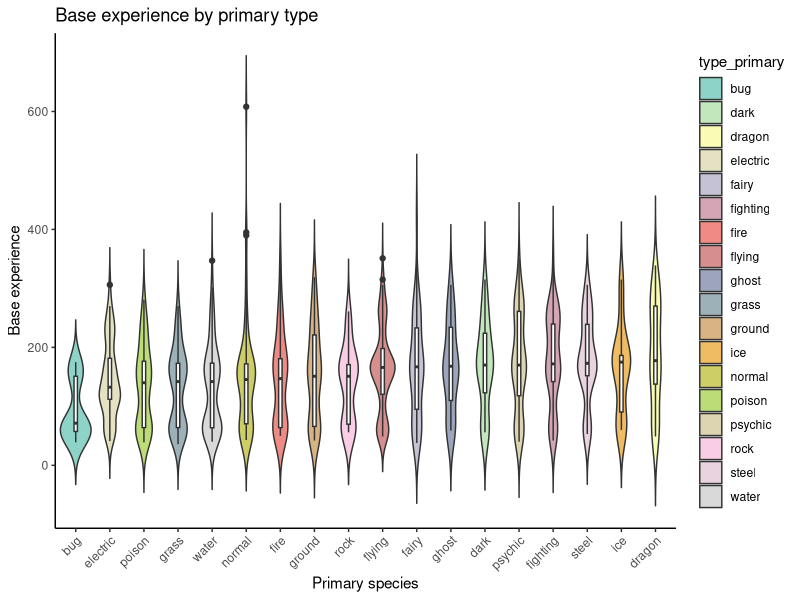
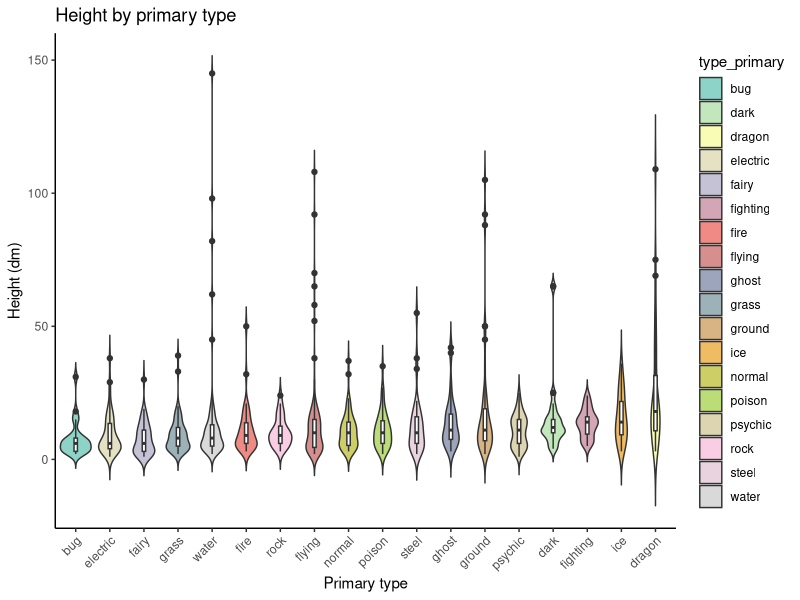
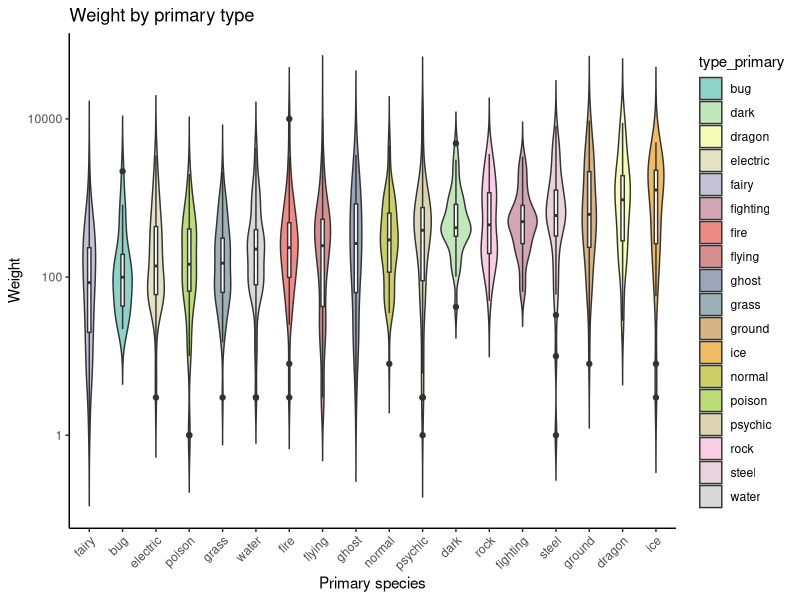
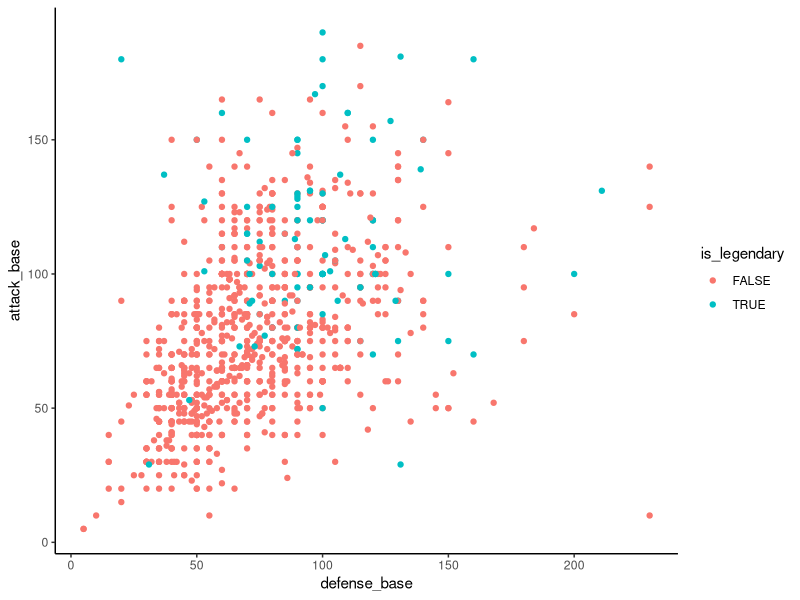
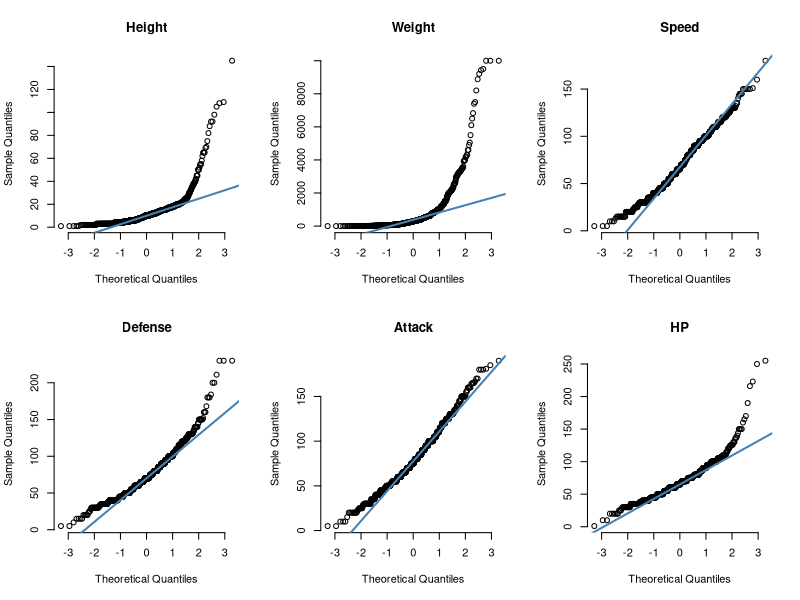

Source code (R) for these figures, in order:
## ---- chunk 1
knitr::opts_chunk$set(error=TRUE, fig.height=8, fig.width=12, warning = F, message = F, cache = TRUE)
## ---- chunk 2
library(ggplot2)
library(RColorBrewer)
## ---- chunk 3
pokemons_df <- read.csv("../data/processed/pokemons.csv")
pokemons_df
## ---- chunk 4
colourCount = length(unique(pokemons_df$type_primary))
  getPalette = colorRampPalette(brewer.pal(9, "Set3"))
  
  ggplot(pokemons_df, aes(x=reorder(type_primary, base_experience, FUN = median), y=base_experience, fill=type_primary)) + 
    geom_violin(trim=FALSE)+
    geom_boxplot(width=0.1, fill="white")+
    labs(title="Base experience by primary type",x="Primary species", y = "Base experience") +
    scale_fill_manual(values = getPalette(colourCount)) +
    theme_classic() + 
    theme(axis.text.x = element_text(angle = 45, hjust = 1))
## ---- chunk 5
colourCount = length(unique(pokemons_df$type_primary))
  getPalette = colorRampPalette(brewer.pal(9, "Set3"))
  
  ggplot(pokemons_df, aes(x=reorder(type_primary, height, FUN = median), y=height, fill=type_primary)) + 
    geom_violin(trim=FALSE)+
    geom_boxplot(width=0.1, fill="white")+
    labs(title="Height by primary type",x="Primary type", y = "Height (dm)") +
    scale_fill_manual(values = getPalette(colourCount)) +
    theme_classic() + 
    theme(axis.text.x = element_text(angle = 45, hjust = 1))
## ---- chunk 6
colourCount = length(unique(pokemons_df$type_primary))
getPalette = colorRampPalette(brewer.pal(9, "Set3"))

ggplot(pokemons_df, aes(x=reorder(type_primary, weight, FUN = median), y=weight, fill=type_primary)) + 
  geom_violin(trim=FALSE)+
  scale_y_continuous(trans='log10')+
  geom_boxplot(width=0.1, fill="white")+
  labs(title="Weight by primary type",x="Primary species", y = "Weight") +
  scale_fill_manual(values = getPalette(colourCount)) +
  theme_classic() + 
  theme(axis.text.x = element_text(angle = 45, hjust = 1))
## ---- chunk 7
ggplot(pokemons_df, aes(x = defense_base, y = attack_base, color=is_legendary))+
  geom_point() +
  theme_classic()
## ---- chunk 8
par(mfrow=c(2,3))

qqnorm(pokemons_df$height, pch = 1, frame = FALSE,main="Height")
qqline(pokemons_df$height, col = "steelblue", lwd = 2)


qqnorm(pokemons_df$weight, pch = 1, frame = FALSE,main="Weight")
qqline(pokemons_df$weight, col = "steelblue", lwd = 2)

qqnorm(pokemons_df$speed_base, pch = 1, frame = FALSE,main="Speed")
qqline(pokemons_df$speed_base, col = "steelblue", lwd = 2)

qqnorm(pokemons_df$defense_base, pch = 1, frame = FALSE,main="Defense")
qqline(pokemons_df$defense_base, col = "steelblue", lwd = 2)

qqnorm(pokemons_df$attack_base, pch = 1, frame = FALSE,main="Attack")
qqline(pokemons_df$attack_base, col = "steelblue", lwd = 2)

qqnorm(pokemons_df$hp_base, pch = 1, frame = FALSE,main="HP")
qqline(pokemons_df$hp_base, col = "steelblue", lwd = 2)

